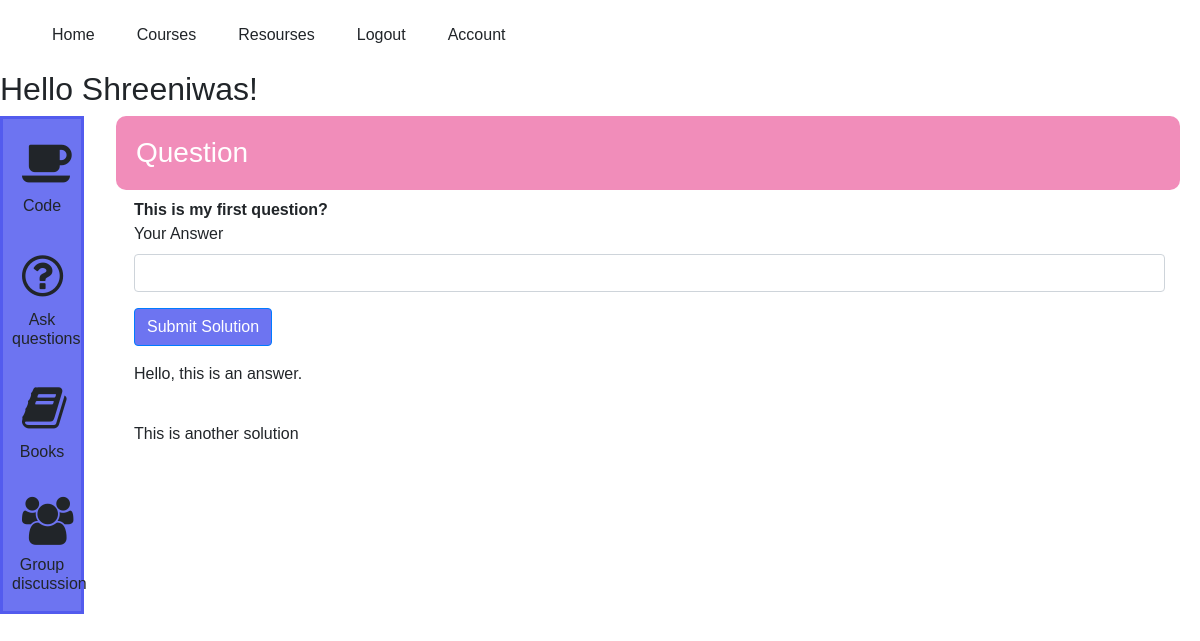
The app's page /post/1 (signed in) with its own data.
### flaskapp/models.py (models this page shows, shortened)
class User(db.Model, UserMixin):
    id = db.Column(db.Integer, primary_key = True)
    firstname = db.Column(db.String(60), nullable=False)
    lastname = db.Column(db.String(60), nullable=False)
    email = db.Column(db.String(60), nullable = False)
    dob= db.Column(db.Date, nullable=False)
    password = db.Column(db.String(60), nullable = False)
    number = db.Column(db.String(13), nullable=False)
    confirmed = db.Column(db.Boolean, default = False, nullable = False)
    admin = db.Column(db.Boolean, default = False, nullable = False)
    courses = db.relationship('Course', secondary=subs, lazy='dynamic',
        backref=db.backref('subscribers', lazy=True))
    answer = db.relationship('Ans', backref = db.backref('author'), lazy = True)

class Post(db.Model):
    id = db.Column(db.Integer, primary_key =True)
    ques = db.Column(db.String(150), nullable = False)
    answers = db.relationship('Ans', backref = db.backref('question'), lazy = True)

class Ans(db.Model):
    id = db.Column(db.Integer, primary_key = True)
    sol = db.Column(db.String(500), nullable =False)
    post_id = db.Column(db.Integer, db.ForeignKey('post.id'), nullable = False)
    user_id = db.Column(db.Integer, db.ForeignKey('user.id'), nullable = False)

### flaskapp/routes.py (the view, shortened to what this page needs)
@app.route('/post/<int:post_id>', methods = ['GET','POST'])
@login_required
def enter_ans(post_id):
    accform = ansForm()
    return render_template('answer.html', accform = accform, heading = 'Question', post = Post.query.get(post_id))

### flaskapp/form.py
class ansForm(FlaskForm):
    answer = StringField('Your Answer', validators = [DataRequired(),Length(max = 500)])
    submit = SubmitField('Submit Solution')

### flaskapp/models.py (called while the page is built)
@login_manager.user_loader
def load_user(userId):
    return User.query.get(int(userId))

### flaskapp/templates/answer.html (shortened to what this page needs)
{% extends 'account_layout.html' %}
{% block account_content %}
<div class="outline-border">
        <b>
            {{ post.ques }}
        </b>
    {% if current_user.admin %}
    <form action="" method="POST">
        <fieldset class="form q-form">
            <div class="form-group">
                {{ accform.answer.label(class="form-control-label") }}
                {% if accform.answer.errors %}
                {{ accform.answer(class="form-control form-control-md is-invalid") }}
                <div class="invalid-feedback">
                    {% for error in accform.answer.errors %}
                    <span >{{ error }}</span>
                    {% endfor %}
                </div>
                {% else %}
                {{ accform.answer(class="form-control form-control-md") }}
                {% endif %}
            </div>
            <div class="form-group">
                {{ accform.submit(class="btn btn-primary") }}
            </div>
        </fieldset>
    </form>
    {% endif %}
    {% if post.answers %}
    {% for ans in post.answers %}
    <div style="padding-bottom: 20px;">
        <p>
            {{ ans.sol }}
        </p>
    </div>
    {% endfor %}
    {% else %}
    <div>
        <small>
            No answers found
        </small>
    </div>
    {% endif %}
</div>
{% endblock account_content %}

### flaskapp/templates/account_layout.html
{% extends 'layout.html' %}
{% block info %}
<h2>Hello {{ current_user.firstname }}!</h2>
<div class="d-flex flex-md-column bd-highlight mb-4 dashboard">
    <div class="p-2 bd-highlight btn">
        <i class="fa fa-3x fa-coffee" aria-hidden="true">
        </i>
        <h6>Code</h6>
    </div>
    <a href="{{ url_for('askQues') }}" class="p-2 bd-highlight btn">
        <i class="fa fa-question-circle-o fa-3x" aria-hidden="true"></i>
        <h6>Ask questions</h6>
    </a>
    <div class="p-2 bd-highlight btn">
        <i class="fa fa-book fa-3x" aria-hidden="true"></i>
        <h6>Books</h6>
    </div>
    <div class="p-2 bd-highlight btn">
        <i class="fa fa-users fa-3x" aria-hidden="true"></i>
        <h6>Group discussion</h6>
    </div>
</div>
<div class="courses">
    <h3 class="heading">{{ heading }}</h3>
    <div class="container">
        {% block account_content %}
        {% endblock account_content %}
    </div>
</div>
{% endblock info %}

### flaskapp/static/style.css (style rules this page uses)
body { font-family: 'Josefin Sans', sans-serif !important; }
.btn-primary { background-color: rgba(77,86,238,0.82); color: white; }
.dashboard { float: left; margin-right: 50px; width: 7%; background-color: rgba(77,86,238,0.82); box-sizing: border-box; border: solid 3px rgba(77,86,238,0.82); }
.dashboard .p-2 { align-content: center; align-items: center; text-align: center; }
i { padding: 10px; }
.courses { position: relative; padding-right: 20px; padding-left: 20px; margin-left: 8%; min-height:50vh; box-sizing: border-box; #border: grey 1px solid; }
.courses .heading { background-color: rgba(238,117,171,0.82); color: white; padding: 20px; border-radius: 10px; }

### records on screen
User: firstname "Shreeniwas"
Post: ques "This is my first question?"
Ans: sol "Hello, this is an answer."
Ans: sol "This is another solution"

### other values on screen
{{ heading }} "Question"
{{ accform.answer.label(class="form-control-label") }} "Your Answer"
